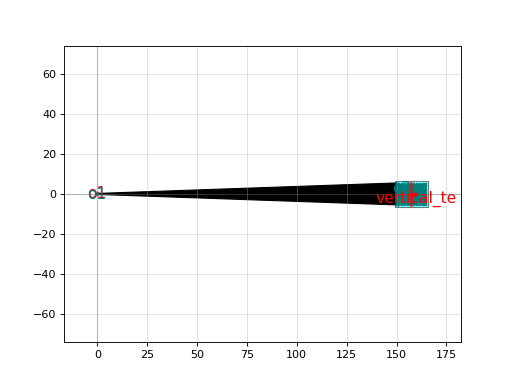

Python code for this plot:
import gdsfactory as gf

c = gf.components.grating_coupler_rectangular(n_periods=20, period=0.75, fill_factor=0.5, width_grating=11.0, length_taper=150.0, wg_width=0.5, layer=(1, 0), polarization='te', wavelength=1.55, layer_slab=(2, 0), fiber_marker_layer=(203, 0), slab_xmin=-1.0, slab_offset=1.0)
c.plot()
